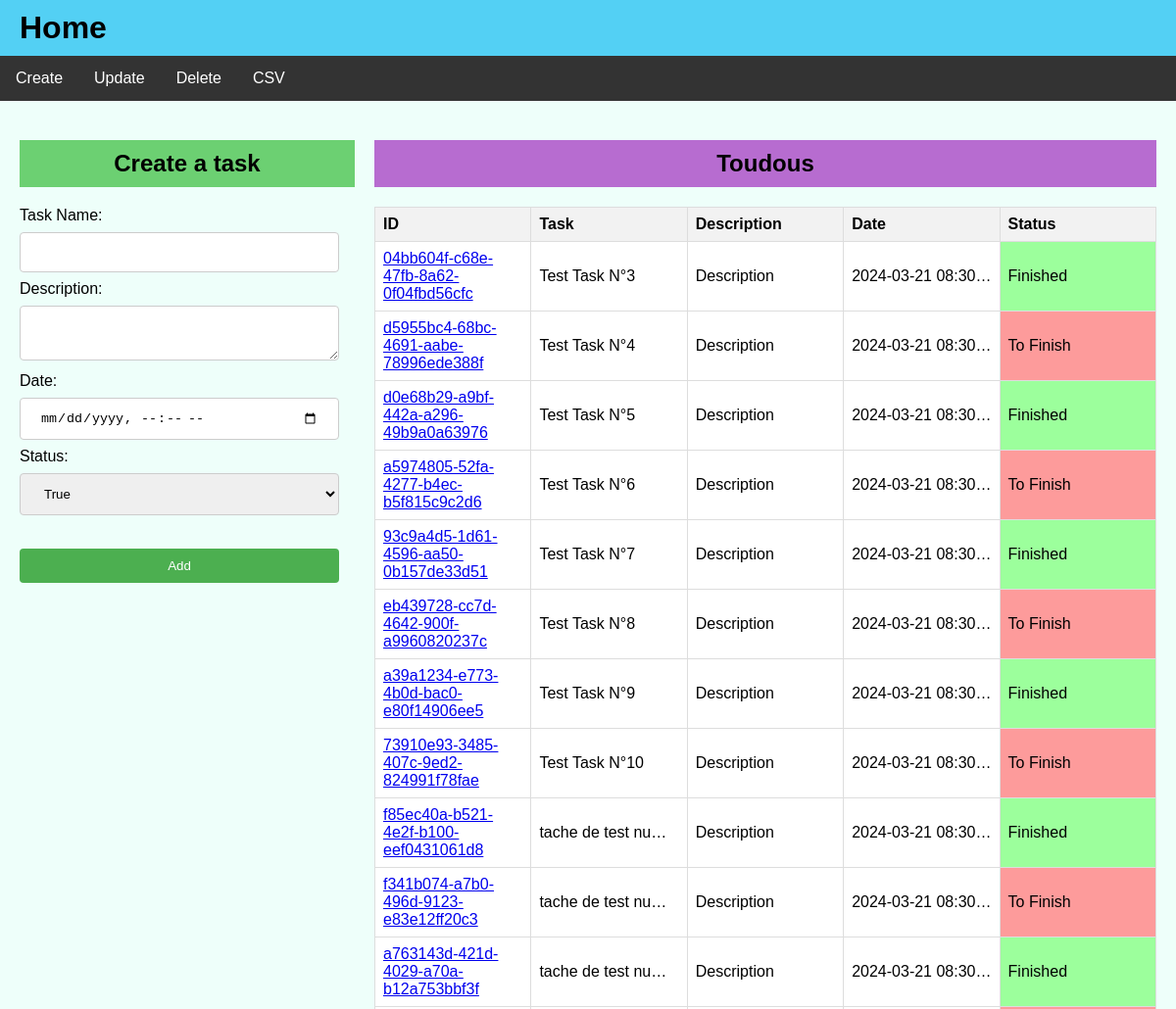
Before: /create (upper part) with the older database file.
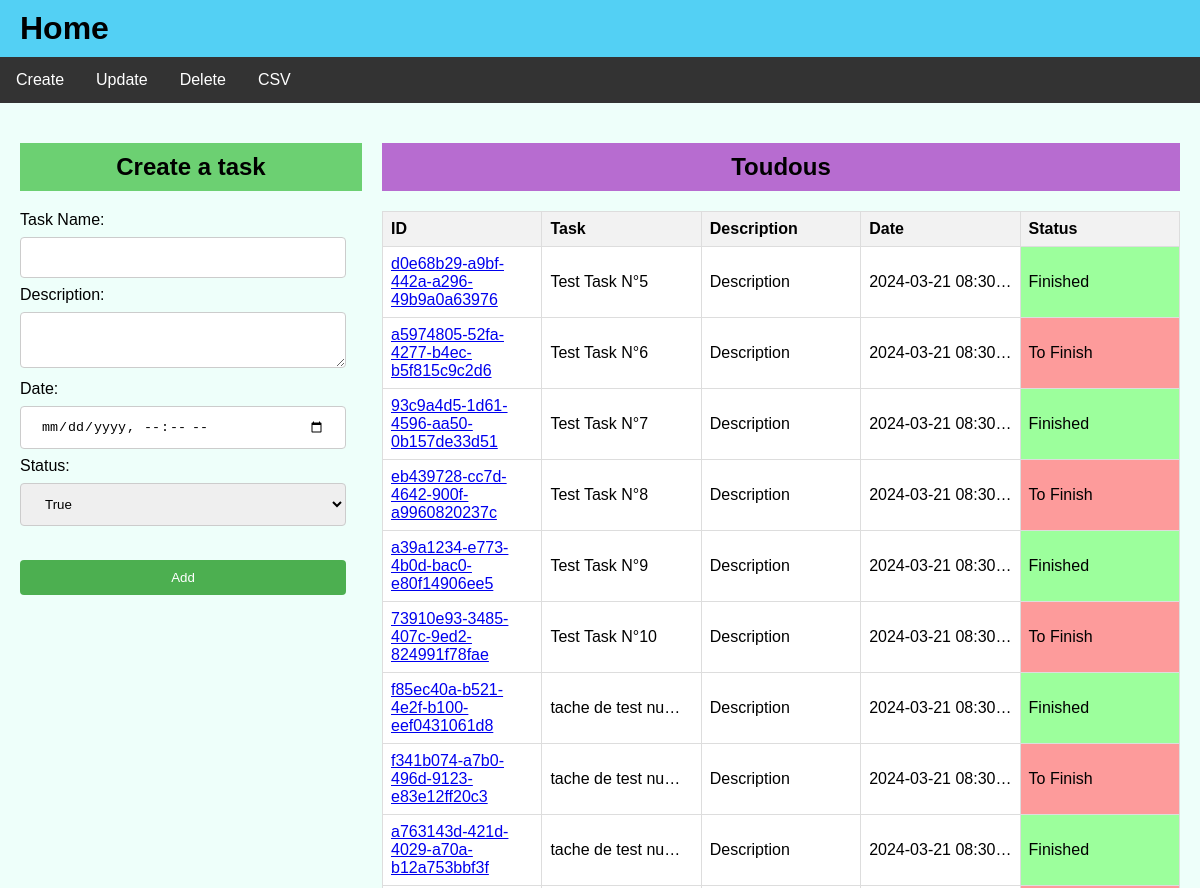
After: the same page with the newer database file.
### tables this page shows
CREATE TABLE toudou (
	id CHAR(32) NOT NULL, 
	task VARCHAR NOT NULL, 
	description VARCHAR, 
	enddate DATETIME, 
	status BOOLEAN NOT NULL, 
	PRIMARY KEY (id)
);

### src/toudou/views.py (the view)
@app.route('/create')
def show_create_form():
    todos = models.getAllTasks()
    message = request.args.get('message')
    return render_template('toudou-action.html', todos=todos, action='create', message=message)

### src/toudou/models.py (called while the page is built)
def init_db() -> None:
    if not db_exists():
        metadata.create_all(engine)

def db_exists():
    return os.path.exists(db_url)

def getAllTasks() -> list:
    init_db()
    with engine.begin() as conn:
        stmt = todos_table.select()
        result = conn.execute(stmt)
        todos = []
        for row in result.fetchall():
            todo = Todo(
                id=row[0],
                task=row[1],
                description=row[2],
                date=row[3],
                status=row[4]
            )
            todos.append(todo)
        return todos

### src/toudou/templates/toudou-action.html (shortened to what this page needs)
<!DOCTYPE html>
<html lang="en">
<head>
    <link rel="stylesheet" href="../static/styles.css">
</head>
<body>
    {% include 'toudou-navbar.html' %}
    <div class="container">
        <div class="form-container">
            {% if action == 'create' %}
                <h2 class="create-task-title">Create a task</h2>
                {% include 'toudou-create.html' %}
            {% elif action == 'update' %}
                <h2 class="update-task-title">Update a task</h2>
                {% include 'toudou-update.html' %}
            {% elif action == 'delete' %}
                <h2 class="delete-task-title">Delete a task</h2>
                {% include 'toudou-delete.html' %}
            {% endif %}
        </div>
        <div class="table-container">
            <h2 class="toudous-table-title">Toudous</h2>
            {% include 'toudou-table.html' %}
        </div>
    </div>
</body>
</html>

### src/toudou/templates/toudou-table.html
<table id="taskTable">
    <thead>
        <tr>
            <th>ID</th>
            <th>Task</th>
            <th>Description</th>
            <th>Date</th>
            <th>Status</th>
        </tr>
    </thead>
    <tbody>
        {% for todo in todos %}
        <tr>
            <td><a href="{{ url_for('viewTodo', todoid=todo.id) }}">{{ todo.id }}</a></td>
            <td>{{ todo.task }}</td>
            <td>{{ todo.description }}</td>
            <td>{{ todo.date }}</td>
            <td class="{% if todo.status == false %} to-finish {% else %} finished {% endif %}">                {% if todo.status == false %}
                    To Finish
                {% else %}
                    Finished
                {% endif %}
            </td>
        </tr>
        {% endfor %}
    </tbody>
</table>

Changed rows visible on the page:
removed toudou: id "04bb604f-c68e-47fb-8a62-0f04fbd56cfc", task "Test Task N°3", description "Description", date "2024-03-21 08:30…", status "Finished"
removed toudou: id "d5955bc4-68bc-4691-aabe-78996ede388f", task "Test Task N°4", description "Description", date "2024-03-21 08:30…", status "To Finish"
